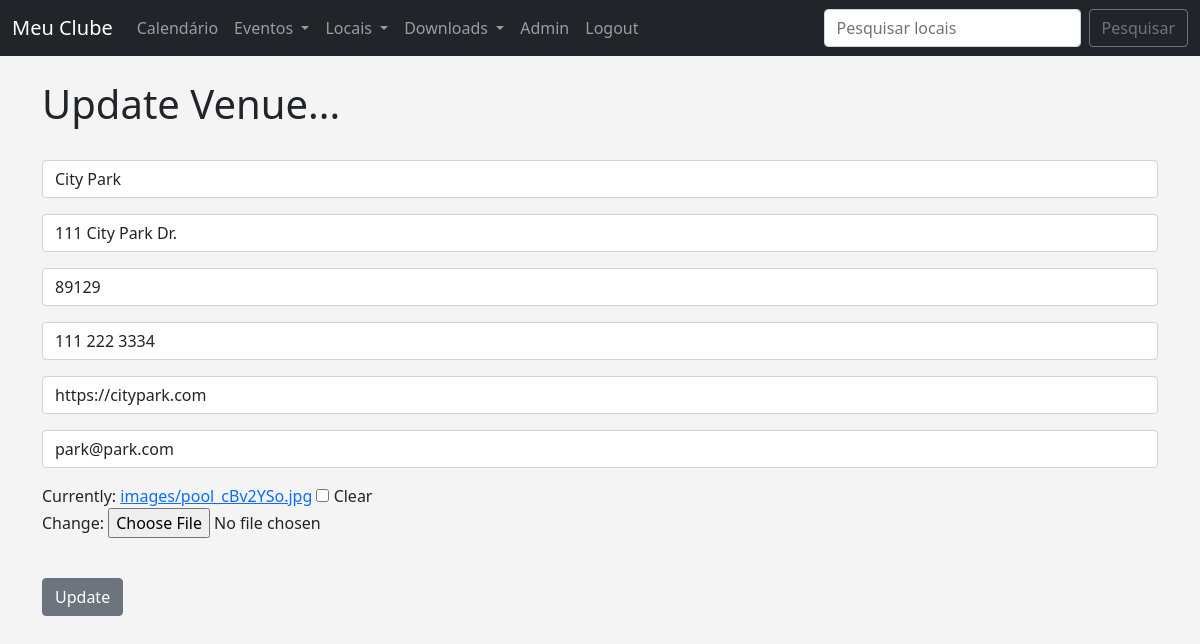
The page /update_venue/1 (signed in) on the database its author committed.
### events/models.py (models this page shows, shortened)
class Venue(models.Model):
	name = models.CharField('Venue Name', max_length=120)
	address = models.CharField(max_length=300)
	zip_code = models.CharField('Zip Code', max_length=15)
	phone = models.CharField('Contact Phone', max_length=25, blank=True)
	web = models.URLField('Website Address', blank=True)
	email_address = models.EmailField('Email Address', blank=True)
	owner = models.IntegerField("Venue Owner", blank=False, default=1)
	venue_image = models.ImageField(null=True, blank=True, upload_to="images/")

### events/views.py (the view)
# urls.py: path('update_venue/<venue_id>', views.update_venue, name='update-venue'),
def update_venue(request, venue_id):
	venue = Venue.objects.get(pk=venue_id)
	form = VenueForm(request.POST or None, request.FILES or None, instance=venue)
	if form.is_valid():
		form.save()
		return redirect('list-venues')
	return render(request, 'events/update_venue.html',
		{'venue': venue,
		'form':form})

### events/forms.py
class VenueForm(ModelForm):
	class Meta:
		model = Venue
		fields = ('name', 'address', 'zip_code', 'phone', 'web', 'email_address', 'venue_image')
		labels = {
			'name': '',
			'address': '',
			'zip_code': '',
			'phone': '',
			'web': '',
			'email_address': '',
			'venue_image': '',
		}
		widgets = {
			'name': forms.TextInput(attrs={'class':'form-control', 'placeholder':'Venue Name'}),
			'address': forms.TextInput(attrs={'class':'form-control', 'placeholder':'Address'}),
			'zip_code': forms.TextInput(attrs={'class':'form-control', 'placeholder':'Zip Code'}),
			'phone': forms.TextInput(attrs={'class':'form-control', 'placeholder':'Phone'}),
			'web': forms.TextInput(attrs={'class':'form-control', 'placeholder':'Web Address'}),
			'email_address': forms.EmailInput(attrs={'class':'form-control', 'placeholder':'Email'}),
		}

### events/templates/events/update_venue.html (shortened to what this page needs)
{% extends 'events/base.html' %}
{% block content %}
{% if user.is_authenticated %}
	<h1>Update Venue...</h1>
	<br/>
	<form action="" method=POST enctype="multipart/form-data">
		{{ form.as_p }}
		<br/>
		<input type="submit" value="Update" class="btn btn-secondary">
{% else %}
	<h1>Sorry! You Must Be Logged In To View This Page...</h1>
	<a href="{% url 'login' %}">Login Here</a>
{% endif %}
{% endblock %}

### events/templates/events/base.html (style rules this page uses)
body { background: #f4f4f4; }

### rows shown on the page
Venue: name "City Park", address "111 City Park Dr.", zip_code "89129", phone "111 222 3334", web "https://citypark.com", email_address "park@park.com"
